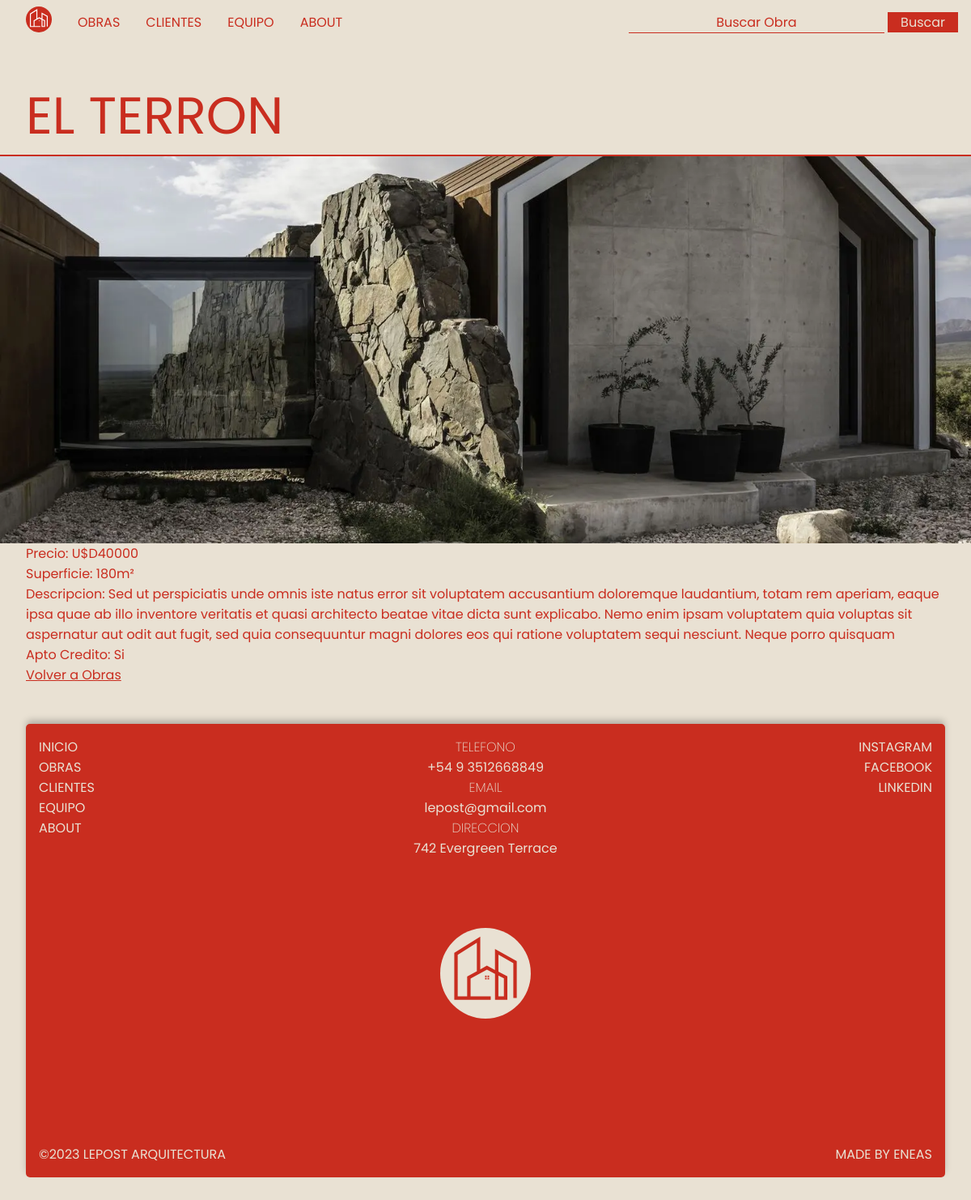
The app's page /obras/obra-detail/2 with its own data.
### obras/models.py (models this page shows, shortened)
class Obra(models.Model):
    name = models.CharField(max_length=100)
    price = models.IntegerField()
    area = models.IntegerField()
    description = models.TextField()
    credit = models.BooleanField()
    """ imagen = models.CharField(max_length=200)"""
    image = models.ImageField(upload_to='obra_images', null=True, blank=True) #se debe instalar pillow

### obras/views.py (the view)
# urls.py: path('obra-detail/<int:id>', obra_detail),
def obra_detail(request, id):
  obra = Obra.objects.get(id = id)
  context = {
    'obra': obra
  }
  return render(request, 'obras/obra_detail.html', context)

### templates/obras/obra_detail.html (shortened to what this page needs)
{% extends "base.html" %}
{% block content %}
  <main id="obra">
    <div class="obraContainer">
      <h1>{{obra.name|upper}}</h1>
      {%if obra.image%}
        <img src="{{obra.image.url}}" alt="imagen de la obra">
      {%endif%}
      <p>Precio: U$D{{obra.price}}</p>
      <p>Superficie: {{obra.area}}m²</p>
      <p>Descripcion: {{obra.description}}</p>
      <p>Apto Credito:
        {% if obra.credit == True %}
          Si
        {% else %}
          No
        {% endif %}
      </p>
      <a href="/obras/list-obras" class="contactBtn">Volver a Obras</a>
    </div>
  </main>
{% endblock %}

### static/css/styles.css (style rules this page uses)
:root { --main-color: #161616; --main-color: #c92d1f; --second-color: #e9e1d3; --main-bg: #e9e1d3; }
* { font-family: 'Poppins', sans-serif; font-size: 16px; font-weight: 400; text-align: center; color: var(--main-color); margin: 0; padding: 0; box-sizing: border-box; }
html { background-color: var(--main-bg); margin: 0 1rem; }
main { min-height: calc(100vh - 66px - 4rem); }
.obraContainer { display: flex; flex-direction: column; justify-content: space-between; align-items: flex-start; text-align: left; padding: 1rem; transition: all 0.5s ease-out; }
.obraContainer h1 { font-size: 4rem; font-weight: 400; text-align: left; margin: 2rem 0 0; padding: 0; line-height: 6rem; }
.obraContainer img { width: 100vw; height: 60vh; margin-left: -2rem; object-fit: cover; border-top: 2px solid var(--main-color); }
.obraContainer p { text-align: left; }

### records on screen
Obra: name "EL TERRON", image (picture), price "40000", area "180", description "Sed ut perspiciatis unde omnis iste natus error sit voluptatem accusantium doloremque laudantium, totam rem aperiam, eaque ipsa quae ab illo inventore veritatis et quasi architecto beatae vitae dicta sunt explicabo. Nemo enim ipsam voluptatem quia voluptas sit aspernatur aut odit aut fugit, sed quia consequuntur magni dolores eos qui ratione voluptatem sequi nesciunt. Neque porro quisquam"
